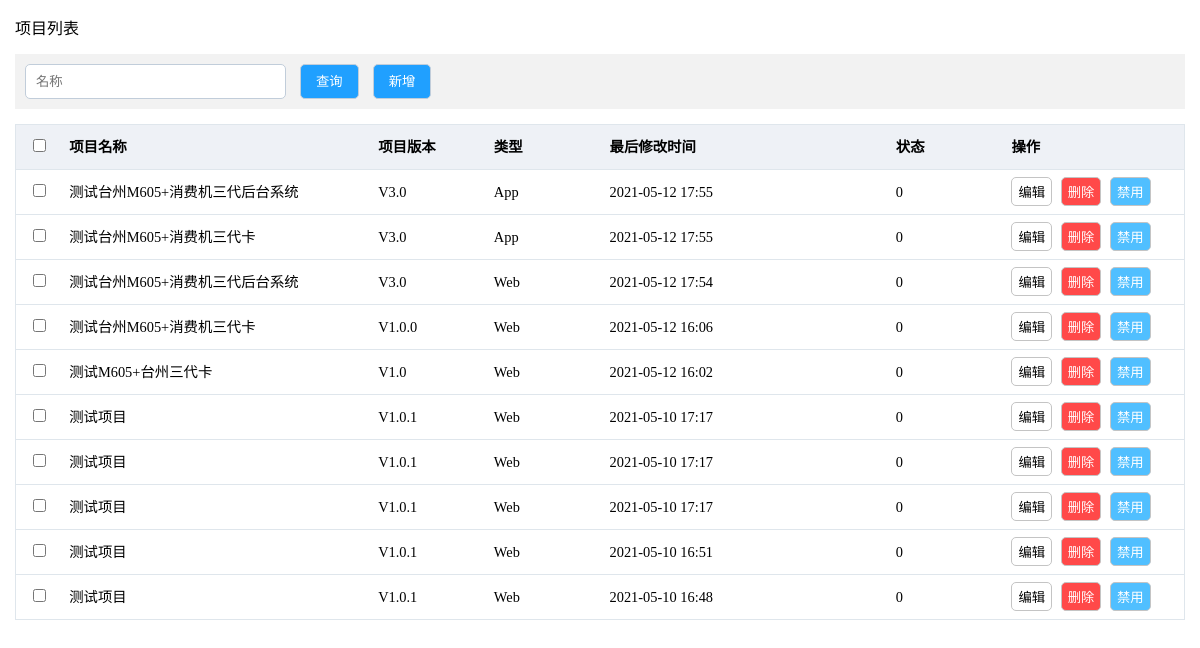
/blog/projectList/, run on the app's committed database.
### blog_app/models.py (models this page shows)
class Project(models.Model):
    projectName = models.CharField(max_length=50)
    projectType = models.CharField(max_length=20)
    versionNumber = models.CharField(max_length=20)
    describe = models.CharField(max_length=200)
    create_time = models.DateTimeField(auto_now=True)
    update_time = models.DateTimeField(auto_now_add=True)
    state = models.CharField(max_length=2)
    class Meta:
        db_table = 'project'

### blog_app/views.py (the view)
# urls.py: path('projectList/',views.projectList,name="projectList"),
def projectList(request):
    projects = Project.objects.all().order_by('-update_time')
    return render(request, 'projectList.html', context={'projects': projects})

### templates/projectList.html (shortened to what this page needs)
<!DOCTYPE html>
<html lang="en">
<head>
    <link rel="stylesheet" type="text/css" href="/static/css/firstPage.css">
</head>
<body>
<div class="conent-text" style="width: 100%;" >
        <div class="projectList" style="margin: 15px">
        <p>项目列表</p>
            <div class="projectList-seek">
                <input type="text" placeholder="名称" class="project-name">
                <input type="button" id = 'inquire-button' class="button" value="查询">
                <input type="button" id = 'add-project' class="button" value="新增">
            </div>
            <div>
                <table class="table-header">
                    <tr>
                        <th class="project-number">
                            <input type="checkbox" aria-hidden="false" class="el-checkbox__original" value="">
                        </th>
                        <th class="project-name">项目名称</th>
                        <th class="project-version">项目版本</th>
                        <th class="project-type">类型</th>
                        <th class="project-change-date">最后修改时间</th>
                        <th class="project-state">状态</th>
                        <th class="project-operation">操作</th>
                    </tr>
                </table>
                {% for project in projects %}
                <table class="table-content">
                    <tr>
                        <td class="project-number">
                            <input type="checkbox" aria-hidden="false" class="el-checkbox__original" value="">
                        </td>
                        <td class="project-name"><a href="http://www.baidu.com "  style="color: black">{{ project.projectName }}</a></td>
                        <td class="project-version">{{ project.versionNumber }}</td>
                        <td class="project-type">{{ project.projectType }}</td>
                        <td class="project-change-date">{{ project.update_time | date:'Y-m-d H:i' }}</td>
                        <td class="project-state">{{ project.state }}</td>
                        <td class="project-operation">
                            <input style="background: #ffffff" type="button" class="table-button" value="编辑">
                            <input style="background: #ff4949;color: #ffffff" type="button" class="table-button" value="删除">
                            <input style="background: #50BFFF;color: #ffffff" type="button" class="table-button" value="禁用">
                        </td>
                    </tr>
                </table>
                {% endfor %}
            </div>
        </div>
    </div>
</body>
</html>

### static/css/firstPage.css (style rules this page uses)
* { margin: 0;padding: 0 }
a { text-decoration:none; }
div.projectList div { margin-top: 15px }
div.projectList-seek { width:auto;padding: 10px;margin: 10px 0;background: #F2F2F2 }
div.projectList-seek input { line-height: 33px;border: 1px solid #C1CDDA; border-radius: 5px; }
input.project-name { padding-left: 10px;width: 249px }
input.button { padding:0 15px;line-height: 35px;margin-left: 10px;background: #20A0FF;color: white;cursor: pointer }
table { width: 100%;text-align: left;padding-left:15px;line-height: 40px;border: 1px solid #DFE6EC;font-size: 0.9em }
table.table-header { background: #EEF1F6 }
table.table-content { border-top: 0 }
.project-name { width: 27% }
.project-version { width: 10% }
.project-type { width: 10% }
.project-change-date { width: 25% }
.project-state { width: 10% }
.project-operation { width: 15% }
td.project-operation .table-button { padding: 4px 6px;margin-right: 5px;border-radius: 5px;cursor: pointer;border: 1px solid #C4C4C4 }

### data on the page
Project: projectName "测试台州M605+消费机三代后台系统", versionNumber "V3.0", projectType "App", update_time "2021-05-12 17:55", state "0"
Project: projectName "测试台州M605+消费机三代卡", versionNumber "V3.0", projectType "App", update_time "2021-05-12 17:55", state "0"
Project: projectName "测试台州M605+消费机三代后台系统", versionNumber "V3.0", projectType "Web", update_time "2021-05-12 17:54", state "0"
Project: projectName "测试台州M605+消费机三代卡", versionNumber "V1.0.0", projectType "Web", update_time "2021-05-12 16:06", state "0"
Project: projectName "测试M605+台州三代卡", versionNumber "V1.0", projectType "Web", update_time "2021-05-12 16:02", state "0"
Project: projectName "测试项目", versionNumber "V1.0.1", projectType "Web", update_time "2021-05-10 17:17", state "0"
Project: projectName "测试项目", versionNumber "V1.0.1", projectType "Web", update_time "2021-05-10 17:17", state "0"
Project: projectName "测试项目", versionNumber "V1.0.1", projectType "Web", update_time "2021-05-10 17:17", state "0"
Project: projectName "测试项目", versionNumber "V1.0.1", projectType "Web", update_time "2021-05-10 16:51", state "0"
Project: projectName "测试项目", versionNumber "V1.0.1", projectType "Web", update_time "2021-05-10 16:48", state "0"
